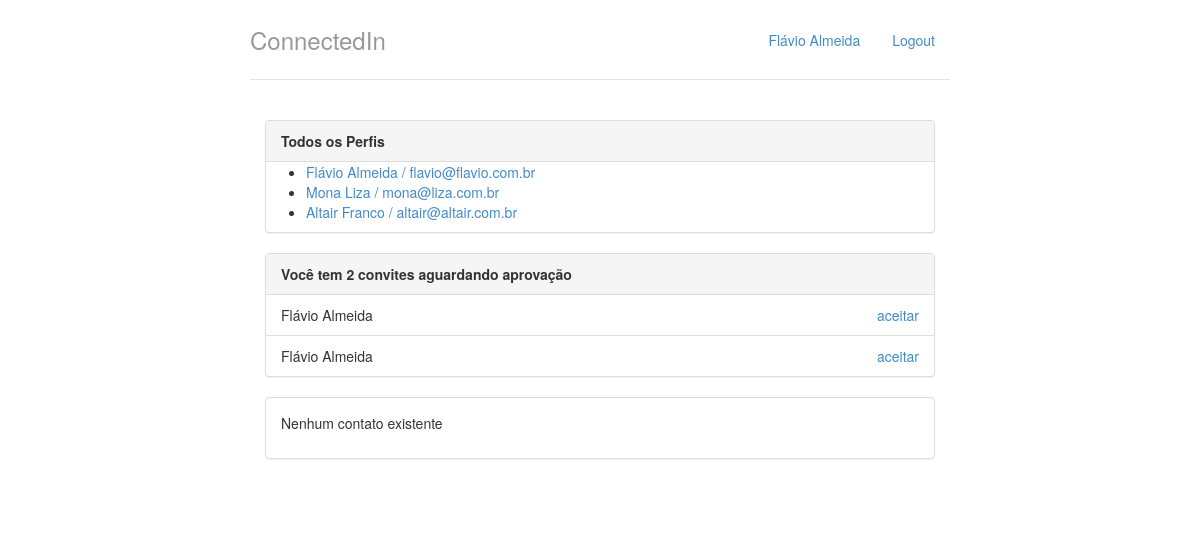
The app's page /, older data.
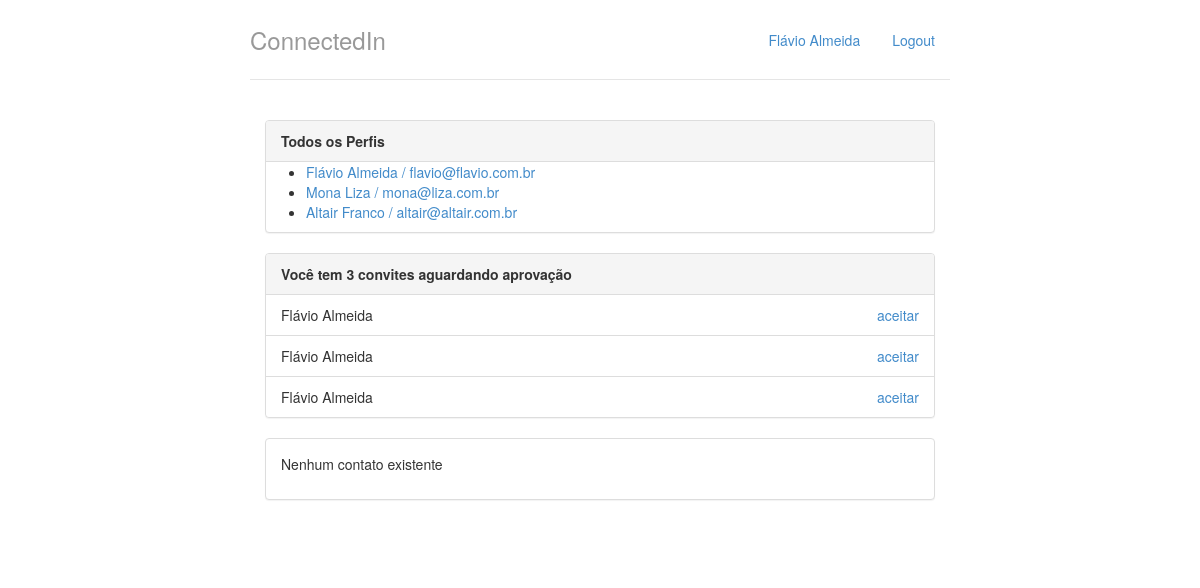
The same page, newer data.
### perfil/models.py (models this page shows, shortened)
class Perfil(models.Model):
        nome = models.CharField(max_length=255, null=False)
        email = models.CharField(max_length=255, null=False)
        telefone = models.CharField(max_length=15, null=False)
        nome_empresa = models.CharField(max_length=255, null=False)
        contatos = models.ManyToManyField('self')

class Convite(models.Model):
        solicitante = models.ForeignKey(Perfil, related_name='convites_feitos')
        convidado = models.ForeignKey(Perfil, related_name='convites_recebidos')

### perfil/views.py (the view)
# urls.py: url(r'^$', views.index, name='index'),
def index(request):
	return render(request, 'index.html', {'perfil': Perfil.objects.all(), 'perfil_logado': get_perfil_logado(request)})

### perfil/views.py (called while the page is built)
def get_perfil_logado(request):
	return Perfil.objects.get(id=1)

### perfil/templates/index.html
{% extends "base.html" %}
{% block body %}
<div class="col-lg-12">
	<div class="panel panel-default">
		<div class="panel-heading">
			<strong>Todos os Perfis</strong>
		</div>
		{% if perfil %}
		<ul>
			{% for p in perfil %}
				<li><a href="{% url 'exibir' p.id %}">{{p.nome}} / {{p.email}}</a></li>
			{% endfor %}
		</ul>
		{% else %}
			<p>Nenhum Perfil encontrado!!!</p>
		{% endif %}
	</div>
	<div class="panel panel-default">
		{% with total_convites=perfil_logado.convites_recebidos.count %}
			{% if total_convites %}
			<div class="panel-heading">
				<strong>Você tem {{total_convites}} convite{{total_convites |pluralize}} aguardando aprovação</strong>
			</div>
			<ul class="list-group">
				{% for convite in perfil_logado.convites_recebidos.all %}
				<li class="list-group-item">
					{{ convite.solicitante.nome }}
					<a href="{% url 'aceitar' convite.id %}" class="pull-right">aceitar</a>
				</li>
				{% endfor %}
			</ul>
			{% else %}
			<div class="panel-body">
				<p>Nenhum convite recebido</p>
			</div>
			{% endif %}
		{% endwith %}
	</div>
	<div class="panel panel-default">
			{% with total_contatos=perfil_logado.contatos.count %}
				{% if total_contatos %}
				<div class="panel-heading">
					<strong>Você tem {{total_contatos}} contato{{total_contatos |pluralize}}</strong>
				</div>
				<ul class="list-group">
					{% for contato in perfil_logado.contatos.all %}
					<li class="list-group-item">
						<a href="{% url 'exibir' contato.id %}">{{contato.nome}}</a>
					</li>
					{% endfor %}
				</ul>
				{% else %}
				<div class="panel-body">
					<p>Nenhum contato existente</p>
				</div>
				{% endif %}
			{% endwith %}
	</div>
</div>
{% endblock %}

### perfil/templates/base.html (shortened to what this page needs)
{% load staticfiles %}
<!DOCTYPE html>
<html lang="pt-br">
    <head>
        <link rel="stylesheet" href="{% static "styles/bootstrap.css" %}">
        <link rel="stylesheet" href="{% static "styles/main.css" %}">
    </head>
<body>
    <div class="container">
        <div class="header">
			<ul class="nav nav-pills pull-right">
				<li><a href="{% url 'index' %}">{{perfil_logado.nome}}</a></li>
				<li><a href="/logout/">Logout</a></li>
			</ul>
			<h3 class="text-muted">ConnectedIn</h3>
        </div>
        <div class="row content">
                {% block body %}
                {% endblock %}
        </div>
    </div>
</body>
</html>

### perfil/static/styles/main.css (style rules this page uses)
body { padding-top: 20px; padding-bottom: 20px; }
.header, .content, .footer { padding-left: 15px; padding-right: 15px; }
.header { border-bottom: 1px solid #e5e5e5; }
.header h3 { margin-top: 0; margin-bottom: 0; line-height: 40px; padding-bottom: 19px; }
@media (min-width: 768px) { .container { max-width: 730px; } }
.content { margin: 40px 0; }
@media screen and (min-width: 768px) { .header, .content, .footer { padding-left: 0; padding-right: 0; } }
@media screen and (min-width: 768px) { .header { margin-bottom: 30px; } }

Row changes from the older to the newer data that the page shows:
added Convite: solicitante.nome "Flávio Almeida"
Text that changed along with them:
{{ total_convites }}: "2" → "3"
